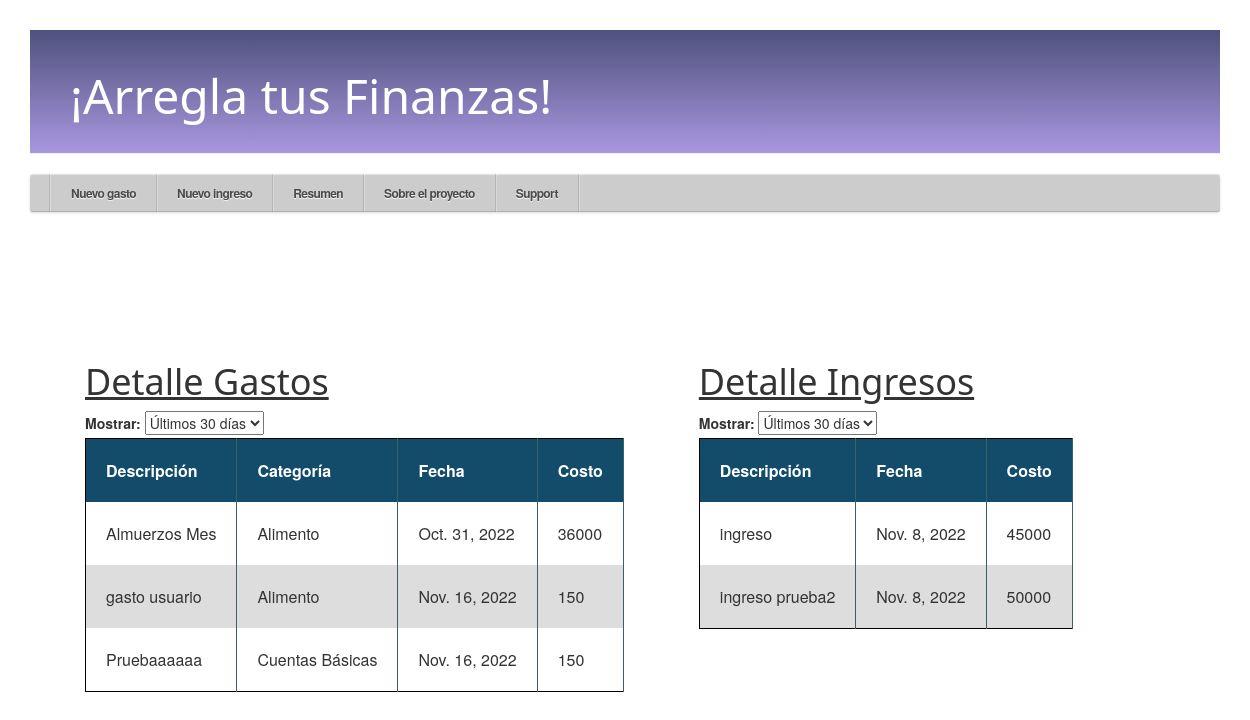
The app's page /resumen/ with its own data.
### aplicacion/models.py (models this page shows, shortened)
class gastos(models.Model):
    id_usuario = models.ForeignKey(settings.AUTH_USER_MODEL, on_delete=models.CASCADE)
    titulo = models.CharField(max_length=20)
    descripcion = models.TextField(blank=True, null=True)
    RECURRENCIA = [
        ('Si', 'Si'),
        ('No', 'No'),
    ]
    recurrente = models.CharField(max_length=2, choices=RECURRENCIA)
    fecha_cobro = models.DateField()
    PRIORIDAD = [
        ('Alta', 'Alta'),
        ('Media', 'Media'),
        ('Baja', 'Baja'),
    ]
    prioridad = models.CharField(max_length=10, choices=PRIORIDAD)
    monto = models.IntegerField()
    CATEGORIA = [
        ('Entretención', 'Entretención'),
        ('Transporte', 'Transporte'),
        ('Alimento', 'Alimentos'),
        ('Cuentas Básicas', 'Cuentas Básicas'),
        ('Dividendo', 'Dividendo'),
        ('Otros', 'Otros'),
    ]
    categoria = models.CharField(max_length=100, choices=CATEGORIA)
    class Meta:
        ordering = ["fecha_cobro"]

class Ingresos(models.Model):
    id_usuario = models.ForeignKey(settings.AUTH_USER_MODEL, on_delete=models.CASCADE)
    titulo = models.CharField(max_length=20)
    descripcion = models.TextField(blank=True, null=True)
    RECURRENCIA = [
        ('Si', 'Si'),
        ('No', 'No'),
    ]
    recurrente = models.CharField(max_length=2, choices=RECURRENCIA)
    fecha_ingreso = models.DateField()
    monto = models.IntegerField()
    class Meta:
        ordering = ["fecha_ingreso"]

### aplicacion/views.py (the view)
# urls.py: path('resumen/', views.resumen, name='resumen'),
def resumen(request):
    if request.method == 'GET':
        (gastos1, gastos2, gastos3, gastoanual) = filtro_tablas()
        (ingresos1, ingresos2, ingresos3, ingresoanual) = filtro_tablas_ingresos()
        (cat_list, number_list) = pie_chart_resumen()
        (name_d_list, date_list, date_list_2) = bar_chart_resumen()
        diccionario = {'gastos1' :gastos1, 'gastos2': gastos2, 'gastos3': gastos3, 'gastoanual': gastoanual,
                        'ingresos1' :ingresos1, 'ingresos2': ingresos2, 'ingresos3': ingresos3, 'ingresoanual': ingresoanual,
                        'cat_list': cat_list, 'number_list': number_list,
                        'name_d_list': name_d_list, 'date_list': date_list, 'date_list_2': date_list_2}
        return render(request, 'aplicacion/resumen_html/resumen.html', diccionario)

### aplicacion/views.py (called while the page is built)
def filtro_tablas():
    final_date = timezone.now()
    init_date_1 = timezone.now().date() - timedelta(days=7)
    init_date_2 = timezone.now().date() - timedelta(days=30)
    init_date_3 = timezone.now().date() - timedelta(days=60)
    year = final_date.year
    gastos1 = gastos.objects.order_by('fecha_cobro').filter(fecha_cobro__range=[init_date_1, final_date]) #Tabla opción 1
    gastos2 = gastos.objects.order_by('fecha_cobro').filter(fecha_cobro__range=[init_date_2, final_date]) #Tabla opción 2
    gastos3 = gastos.objects.order_by('fecha_cobro').filter(fecha_cobro__range=[init_date_3, final_date]) #Tabla opción 3
    gastoanual = gastos.objects.order_by('fecha_cobro').filter(fecha_cobro__year__gte=year, fecha_cobro__month__gte=1, fecha_cobro__day__gte=1,
                fecha_cobro__lte=final_date) # Tabla opción 4
    return (gastos1, gastos2, gastos3, gastoanual)

def pie_chart_resumen():
    sum_ent = gastos.objects.filter(categoria='Entretención').aggregate(Sum('monto'))['monto__sum']
    sum_tr = gastos.objects.filter(categoria='Transporte').aggregate(Sum('monto'))['monto__sum']
    sum_al = gastos.objects.filter(categoria='Alimento').aggregate(Sum('monto'))['monto__sum']
    sum_cb = gastos.objects.filter(categoria='Cuentas Básicas').aggregate(Sum('monto'))['monto__sum']
    sum_div = gastos.objects.filter(categoria='Dividendo').aggregate(Sum('monto'))['monto__sum']
    sum_ot = gastos.objects.filter(categoria='Otros').aggregate(Sum('monto'))['monto__sum']
    cat_list = ['Entretención', 'Transporte', 'Alimento', 'Cuentas Básicas', 'Dividendo', 'Otros']
    number_list = [sum_ent, sum_tr, sum_al, sum_cb, sum_div, sum_ot]
    return (cat_list, number_list)

### aplicacion/templates/aplicacion/resumen_html/resumen.html (shortened to what this page needs)
{% extends 'aplicacion/base.html' %}
{% block content %}
<br></br>
<div class="parent2">
	<br></br>
	<br></br>
</div>
<div class="parent2">
	<div class="child0">
	<div id="main-container">
		<div id="titulo_tabla">
			<h1><u>Detalle Gastos</u></h1>
		</div>
		<div>
			<label for="date-range">Mostrar: </label>
			<select id="data-range" onchange="selection_gastos();">
				<option value="2" selected>Últimos 30 días</option>
			</select>
		</div>
	{% include 'aplicacion/resumen_html/tablas_gastos.html'%}
	<div class="center_table">
		<table class="table-sortable" id="table_resumen"> </table>
	</div>
</div>
</div>
	<div id="main-container">
		<div id="titulo_tabla">
			<h1><u>Detalle Ingresos</u></h1>
		</div>
		<div>
			<label for="date-range">Mostrar: </label>
			<select id="data-range2" onchange="selection_ingresos();">
				<option value="2" selected>Últimos 30 días</option>
			</select>
		</div>
	{% include 'aplicacion/resumen_html/tablas_ingresos.html'%}
	<div class="center_table">
		<table class="table-sortable" id="table_resumen_ingresos"> </table>
	</div>
</div>
</div>
{% endblock %}

### aplicacion/templates/aplicacion/resumen_html/tablas_gastos.html (shortened to what this page needs)
<table class="table-sortable" id="table_resumen2" style="display:none;">
	<thead>
		<tr>
			<th>Descripción</th><th>Categoría</th><th>Fecha</th><th>Costo</th>
		</tr>
	</thead>
	{% for gast in gastos2 %}
	<tr>
		<td>{{ gast.titulo }}</td><td>{{gast.categoria}}</td><td>{{ gast.fecha_cobro}}</td><td>{{gast.monto}}
		</td>
	</tr>
	{% endfor %}
</table>

### aplicacion/templates/aplicacion/resumen_html/tablas_ingresos.html (shortened to what this page needs)
<table class="table-sortable" id="table_ingresos2" style="display:none;">
	<thead>
		<tr>
			<th>Descripción</th><th>Fecha</th><th>Costo</th>
		</tr>
	</thead>
	{% for gast in ingresos2 %}
	<tr>
		<td>{{ gast.titulo }}</td><td>{{ gast.fecha_ingreso}}</td><td>{{gast.monto}}
		</td>
	</tr>
	{% endfor %}
</table>

### aplicacion/static/aplicacion/base.css (style rules this page uses)
h1, h2 { font-family: Candara, Calibri, Segoe, Segoe UI, Optima, Arial, sans-serif; }
* { margin: 0; padding: 0; box-sizing: border-box; }
body { padding: 30px; font-family: "Helvetica Neue", helvetica, arial; background: url('https://subtlepatterns.com/patterns/white_carbonfiber.png'); }

### aplicacion/static/aplicacion/resumen.css (style rules this page uses)
#main-container { padding: 0%; width: 45%; margin: 0cm; position: relative; }
#main-container table { font-size: 12pt; width: max-content; border: 0.2px solid black; background-color: white; text-align: left; border-collapse: collapse; }
#main-container th { border-right: 0.1px solid rgb(58, 97, 102); padding: 20px; }
#main-container td { border-right: 0.1px solid rgb(58, 97, 102); padding: 20px; }
#main-container thead { background-color:rgb(19, 76, 107); color: white; }
#main-container tr:nth-child(even) { background-color: #ddd; }
.parent2 { display: flex; }
.child0 { float: left; margin-right: 10%; }
div#titulo_tabla { width: max-content; }
.center_table { margin-left: auto; margin-right: auto; }
.table-sortable th { cursor: pointer; }

### records on screen
gastos: titulo "Almuerzos Mes", categoria "Alimento", fecha_cobro "Oct. 31, 2022", monto "36000"
gastos: titulo "gasto usuario", categoria "Alimento", fecha_cobro "Nov. 16, 2022", monto "150"
gastos: titulo "Pruebaaaaaa", categoria "Cuentas Básicas", fecha_cobro "Nov. 16, 2022", monto "150"
Ingresos: titulo "ingreso", fecha_ingreso "Nov. 8, 2022", monto "45000"
Ingresos: titulo "ingreso prueba2", fecha_ingreso "Nov. 8, 2022", monto "50000"
